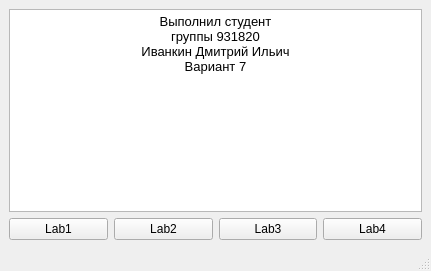
<?xml version="1.0" encoding="UTF-8"?>
<ui version="4.0">
 <class>MainWindow</class>
 <widget class="QMainWindow" name="MainWindow">
  <property name="geometry">
   <rect>
    <x>0</x>
    <y>0</y>
    <width>431</width>
    <height>271</height>
   </rect>
  </property>
  <property name="windowTitle">
   <string>ComputerGraphicsLab</string>
  </property>
  <widget class="QWidget" name="centralwidget">
   <layout class="QVBoxLayout" name="verticalLayout">
    <item>
     <widget class="QTextBrowser" name="textBrowser">
      <property name="html">
       <string>&lt;!DOCTYPE HTML PUBLIC &quot;-//W3C//DTD HTML 4.0//EN&quot; &quot;http://www.w3.org/TR/REC-html40/strict.dtd&quot;&gt;
&lt;html&gt;&lt;head&gt;&lt;meta name=&quot;qrichtext&quot; content=&quot;1&quot; /&gt;&lt;style type=&quot;text/css&quot;&gt;
p, li { white-space: pre-wrap; }
&lt;/style&gt;&lt;/head&gt;&lt;body style=&quot; font-family:'MS Shell Dlg 2'; font-size:8pt; font-weight:400; font-style:normal;&quot;&gt;
&lt;p align=&quot;center&quot; style=&quot; margin-top:0px; margin-bottom:0px; margin-left:0px; margin-right:0px; -qt-block-indent:0; text-indent:0px;&quot;&gt;&lt;span style=&quot; font-size:10pt;&quot;&gt;Выполнил студент&lt;/span&gt;&lt;/p&gt;
&lt;p align=&quot;center&quot; style=&quot; margin-top:0px; margin-bottom:0px; margin-left:0px; margin-right:0px; -qt-block-indent:0; text-indent:0px;&quot;&gt;&lt;span style=&quot; font-size:10pt;&quot;&gt;группы 931820&lt;/span&gt;&lt;/p&gt;
&lt;p align=&quot;center&quot; style=&quot; margin-top:0px; margin-bottom:0px; margin-left:0px; margin-right:0px; -qt-block-indent:0; text-indent:0px;&quot;&gt;&lt;span style=&quot; font-size:10pt;&quot;&gt;Иванкин Дмитрий Ильич&lt;/span&gt;&lt;/p&gt;
&lt;p align=&quot;center&quot; style=&quot; margin-top:0px; margin-bottom:0px; margin-left:0px; margin-right:0px; -qt-block-indent:0; text-indent:0px;&quot;&gt;&lt;span style=&quot; font-size:10pt;&quot;&gt;Вариант 7&lt;/span&gt;&lt;/p&gt;&lt;/body&gt;&lt;/html&gt;</string>
      </property>
     </widget>
    </item>
    <item>
     <layout class="QHBoxLayout" name="horizontalLayout">
      <item>
       <widget class="QPushButton" name="pushButton_lab1">
        <property name="text">
         <string>Lab1</string>
        </property>
       </widget>
      </item>
      <item>
       <widget class="QPushButton" name="pushButton_lab2">
        <property name="text">
         <string>Lab2</string>
        </property>
       </widget>
      </item>
      <item>
       <widget class="QPushButton" name="pushButton_lab3">
        <property name="text">
         <string>Lab3</string>
        </property>
       </widget>
      </item>
      <item>
       <widget class="QPushButton" name="pushButton_lab4">
        <property name="text">
         <string>Lab4</string>
        </property>
       </widget>
      </item>
     </layout>
    </item>
   </layout>
  </widget>
  <widget class="QMenuBar" name="menubar">
   <property name="geometry">
    <rect>
     <x>0</x>
     <y>0</y>
     <width>431</width>
     <height>21</height>
    </rect>
   </property>
  </widget>
  <widget class="QStatusBar" name="statusbar"/>
 </widget>
 <resources/>
 <connections/>
</ui>
